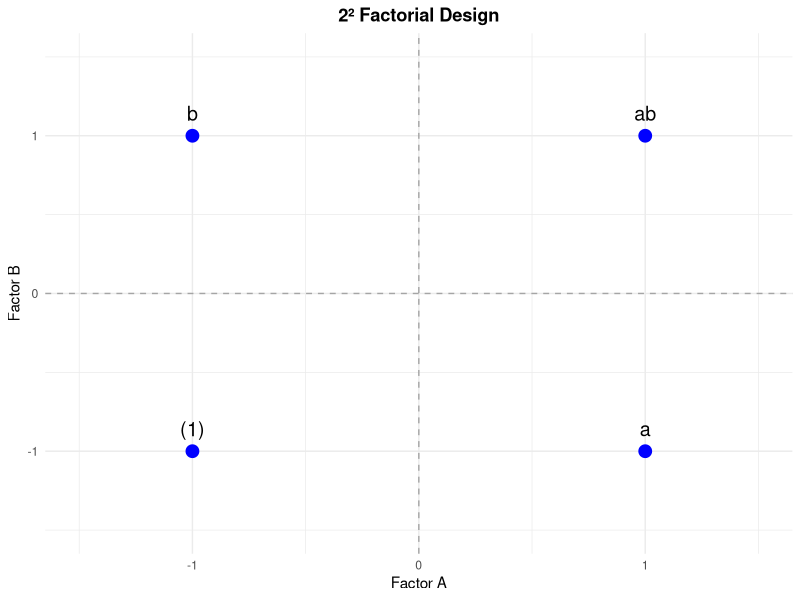

Source code (R):
## ---- chunk 1
knitr::opts_chunk$set(echo = TRUE, warning = FALSE, message = FALSE, 
                      fig.width = 6, fig.height = 4)
library(ggplot2)
library(dplyr)
## ---- chunk 2
# Create a 2^2 design visualization
library(ggplot2)
design_22 <- data.frame(
  A = c(-1, 1, -1, 1),
  B = c(-1, -1, 1, 1),
  label = c("(1)", "a", "b", "ab")
)

ggplot(design_22, aes(x = A, y = B)) +
  geom_point(size = 4, color = "blue") +
  geom_text(aes(label = label), vjust = -1, size = 5) +
  geom_hline(yintercept = 0, linetype = "dashed", alpha = 0.3) +
  geom_vline(xintercept = 0, linetype = "dashed", alpha = 0.3) +
  xlim(-1.5, 1.5) + ylim(-1.5, 1.5) +
  labs(title = "2² Factorial Design", 
       x = "Factor A", y = "Factor B") +
  theme_minimal() +
  theme(plot.title = element_text(hjust = 0.5, face = "bold"))
